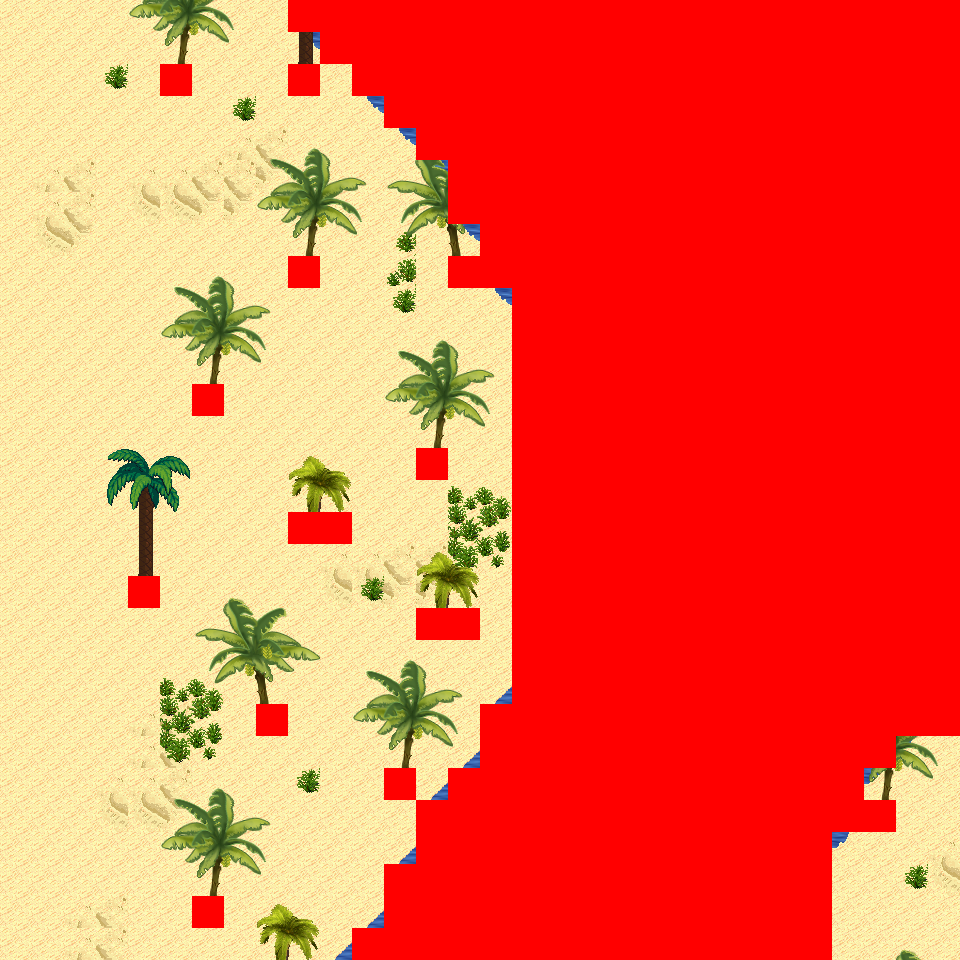

A 2D game scene composited from a Tiled map and its tileset images. What follows is a short description and the map's XML, with each tile layer's data collapsed to a summary:
An orthogonal 30x30 tile map with 32x32 px tiles, 6 tile layers (Ground, Object, Object2, Above, ...), 14 tilesets and 4 objects (4x mapExit).

<map version="1.0" orientation="orthogonal" renderorder="right-down" width="30" height="30" tilewidth="32" tileheight="32" nextobjectid="5">
  <tileset firstgid="1" name="tileset_logic_collision" tilewidth="32" tileheight="32" tilecount="1" columns="1">
    <image source="../drawable/tileset_logic_collision.png" width="32" height="32" />
  </tileset>
  <tileset firstgid="2" name="tileset_ground_ground" tilewidth="32" tileheight="32" tilecount="33" columns="3">
    <image source="../drawable/tileset_ground_ground.png" width="96" height="352" />
  </tileset>
  <tileset firstgid="35" name="tileset_terrain_desert" tilewidth="32" tileheight="32" tilecount="88" columns="8">
    <image source="../drawable/tileset_terrain_desert.png" width="256" height="352" />
  </tileset>
  <tileset firstgid="123" name="tileset_building_stone_ruins" tilewidth="32" tileheight="32" tilecount="72" columns="6">
    <image source="../drawable/tileset_building_stone_ruins.png" width="192" height="384" />
  </tileset>
  <tileset firstgid="195" name="tileset_ground_sand_edges" tilewidth="32" tileheight="32" tilecount="15" columns="5">
    <image source="../drawable/tileset_ground_sand_edges.png" width="160" height="96" />
  </tileset>
  <tileset firstgid="210" name="tileset_ground_slate_tiles" tilewidth="32" tileheight="32" tilecount="15" columns="5">
    <image source="../drawable/tileset_ground_slate_tiles.png" width="160" height="96" />
  </tileset>
  <tileset firstgid="225" name="tileset_ground_sand_2" tilewidth="32" tileheight="32" tilecount="15" columns="5">
    <image source="../drawable/tileset_ground_sand_2.png" width="160" height="96" />
  </tileset>
  <tileset firstgid="240" name="tileset_plant_cactus_2" tilewidth="32" tileheight="32" tilecount="10" columns="5">
    <image source="../drawable/tileset_plant_cactus_2.png" width="160" height="64" />
  </tileset>
  <tileset firstgid="250" name="tileset_plant_round_cactuses" tilewidth="32" tileheight="32" tilecount="20" columns="10">
    <image source="../drawable/tileset_plant_round_cactuses.png" width="320" height="64" />
  </tileset>
  <tileset firstgid="270" name="tileset_plant_tree_banana_tree" tilewidth="32" tileheight="32" tilecount="40" columns="4">
    <image source="../drawable/tileset_plant_tree_banana_tree.png" width="128" height="320" />
  </tileset>
  <tileset firstgid="310" name="tileset_plant_tree_palm_tree" tilewidth="32" tileheight="32" tilecount="6" columns="2">
    <image source="../drawable/tileset_plant_tree_palm_tree.png" width="64" height="96" />
  </tileset>
  <tileset firstgid="316" name="tileset_plant_tree_palm_trees" tilewidth="32" tileheight="32" tilecount="40" columns="4">
    <image source="../drawable/tileset_plant_tree_palm_trees.png" width="128" height="320" />
  </tileset>
  <tileset firstgid="356" name="tileset_building_stone_tower" tilewidth="32" tileheight="32" tilecount="14" columns="2">
    <image source="../drawable/tileset_building_stone_tower.png" width="64" height="224" />
  </tileset>
  <tileset firstgid="370" name="tileset_plant_bush_large_green" tilewidth="32" tileheight="32" tilecount="9" columns="3">
    <image source="../drawable/tileset_plant_bush_large_green.png" width="96" height="96" />
  </tileset>
  <layer name="Ground" width="30" height="30">
    <data>[900 cells, 900 non-empty, 6 distinct tile ids]</data>
  </layer>
  <layer name="Object" width="30" height="30">
    <data>[900 cells, 90 non-empty, 23 distinct tile ids]</data>
  </layer>
  <layer name="Object2" width="30" height="30">
    <data>[900 cells, 0 non-empty, 0 distinct tile ids]</data>
  </layer>
  <layer name="Above" width="30" height="30">
    <data>[900 cells, 141 non-empty, 39 distinct tile ids]</data>
  </layer>
  <layer name="Above2" width="30" height="30">
    <data>[900 cells, 0 non-empty, 0 distinct tile ids]</data>
  </layer>
  <layer name="Walkable" width="30" height="30">
    <data>[900 cells, 465 non-empty, 1 distinct tile ids]</data>
  </layer>
  <objectgroup name="MapEvents">
    <object id="1" name="north" type="mapExit" x="0" y="0" width="288" height="32">
      <properties>
        <property name="map" value="level_0_x34_y110" />
        <property name="x" value="0" />
        <property name="y" value="28" />
      </properties>
    </object>
    <object id="2" name="south" type="mapExit" x="0" y="928" width="352" height="32">
      <properties>
        <property name="map" value="level_0_x34_y112" />
        <property name="x" value="0" />
        <property name="y" value="1" />
      </properties>
    </object>
    <object id="3" name="south2" type="mapExit" x="832" y="928" width="128" height="32">
      <properties>
        <property name="map" value="level_0_x34_y112" />
        <property name="x" value="26" />
        <property name="y" value="1" />
      </properties>
    </object>
    <object id="4" name="east" type="mapExit" x="928" y="736" width="32" height="224">
      <properties>
        <property name="map" value="level_0_x35_y111" />
        <property name="x" value="1" />
        <property name="y" value="23" />
      </properties>
    </object>
  </objectgroup>
</map>
